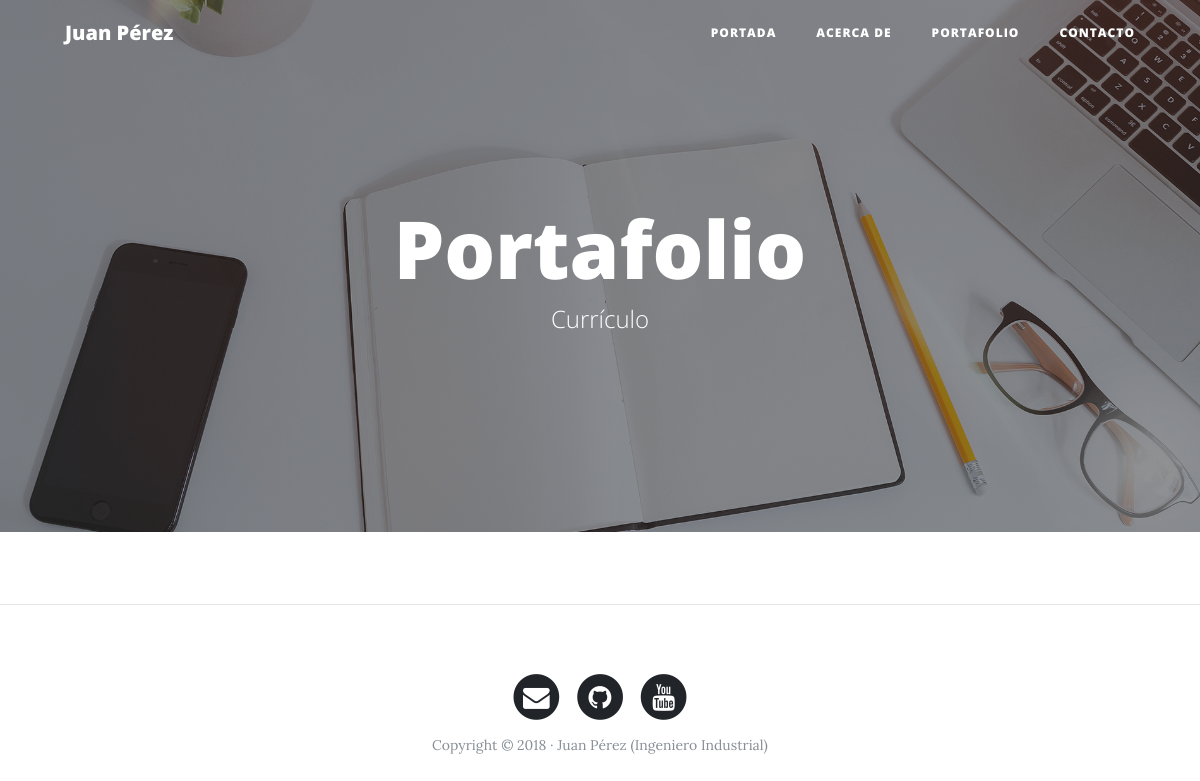
/portfolio/, run on an earlier commit of the app's database.
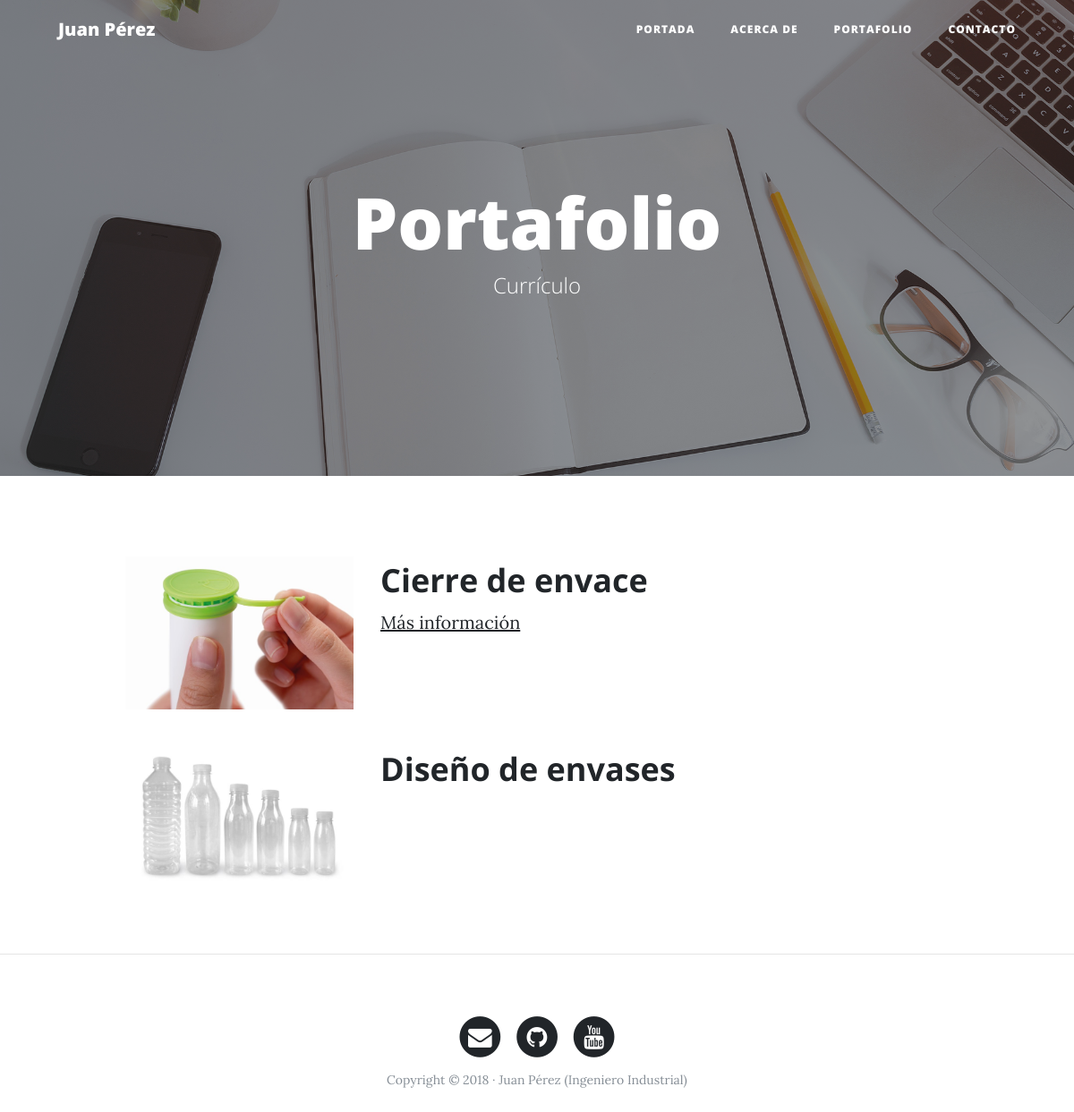
And on a later commit of the database.
### portfolio/models.py (models this page shows, shortened)
class Project(models.Model):
    title= models.CharField(max_length=200, verbose_name="Titulo")
    decription= models.TextField(verbose_name="Descripcion")
    image= models.ImageField(verbose_name="imagen", upload_to="projects")
    link=models.URLField(verbose_name="Direccion web", null=True, blank=True)
    created=models.DateTimeField(auto_now_add=True, verbose_name="fecha de creacion")
    updated=models.DateTimeField(auto_now=True, verbose_name="ultima actualizacion")
    class Meta:
        verbose_name="Proyecto"
        verbose_name_plural="Proyectos"
        ordering=["-created"]

### portfolio/views.py (the view)
# urls.py: path('portfolio/', portfolio_views.portfolio, name='portfolio'),
def portfolio(request):
    projects=Project.objects.all()
    return render(request,"portfolio/portfolio.html",{'projects':projects})

### portfolio/templates/portfolio/portfolio.html (shortened to what this page needs)
{% extends 'core/base.html' %}
{% block background %}{% load static %}{% static 'core/img/portfolio-bg.jpg' %}{% endblock %}
{% block headers %}
    <h1>Portafolio</h1>
	<span class="subheading">Currículo</span>
{% endblock %}
{% block content %}
{% for project in projects %}
    <div class="row project">
        <div class="col-lg-3 col-md-4 offset-lg-1">
                <img class="img-fluid" src="{{project.image.url}}" alt="">
        </div>
        <div class="col-lg-7 col-md-8">
            <h2 class="section-heading title">{{project.title}}</h2>
            {% if project.link %}
            <p><a href="{{project.link}}">Más información</a></p>
            {% endif %}
        </div>
        </div>
        {% endfor %}
{% endblock %}

### core/templates/core/base.html (shortened to what this page needs)
<!DOCTYPE html>
<html lang="es">
  <head>
    {% load static %}
    <link href="{% static 'core/vendor/bootstrap/css/bootstrap.min.css' %}" rel="stylesheet">
    <link href="{% static 'core/vendor/font-awesome/css/font-awesome.min.css' %}" rel="stylesheet" type="text/css">
    <link href="{% static 'core/css/clean-blog.min.css' %}" rel="stylesheet">
  </head>
  <body>
    <nav class="navbar navbar-expand-lg navbar-light fixed-top" id="mainNav">
      <div class="container">
        <a class="navbar-brand" href="{% url 'home' %}">Juan Pérez</a>
        <div class="collapse navbar-collapse" id="navbarResponsive">
          <ul class="navbar-nav ml-auto">
            <li class="nav-item">
              <a class="nav-link" href="{% url 'home' %}">Portada</a>
            </li>
            <li class="nav-item">
              <a class="nav-link" href="{% url 'about' %}">Acerca de</a>
            </li>
            <li class="nav-item">
              <a class="nav-link" href="{% url 'portfolio' %}">Portafolio</a>
            </li>
            <li class="nav-item">
              <a class="nav-link" href="{% url 'contact' %}">Contacto</a>
            </li>
          </ul>
        </div>
      </div>
    </nav>
    <header class="masthead" style="background-image: url('{% block background %}{% endblock %}')">
      <div class="overlay"></div>
      <div class="container">
        <div class="row">
          <div class="col-lg-8 col-md-10 mx-auto">
            <div class="site-heading">
              {% block headers %}{% endblock %}
            </div>
          </div>
        </div>
      </div>
    </header>
        <div class="container">
            {% block content %}{% endblock %}
        </div>
    {% if request.path != "/" %}<hr>{% endif %}
    <footer>
      <div class="container">
        <div class="row">
          <div class="col-lg-8 col-md-10 mx-auto">
            <ul class="list-inline text-center">
              <li class="list-inline-item">
                <a href="#">
                  <span class="fa-stack fa-lg">
                    <i class="fa fa-circle fa-stack-2x"></i>
                    <i class="fa fa-envelope fa-stack-1x fa-inverse"></i>
                  </span>
                </a>
              </li>
              <li class="list-inline-item">
                <a href="#">
                  <span class="fa-stack fa-lg">
                    <i class="fa fa-circle fa-stack-2x"></i>
                    <i class="fa fa-github fa-stack-1x fa-inverse"></i>
                  </span>
                </a>
              </li>
              <li class="list-inline-item">
                <a href="#">
                  <span class="fa-stack fa-lg">
                    <i class="fa fa-circle fa-stack-2x"></i>
                    <i class="fa fa-youtube fa-stack-1x fa-inverse"></i>
                  </span>
                </a>
              </li>
            </ul>
            <p class="copyright text-muted">Copyright &copy; 2018 · Juan Pérez (Ingeniero Industrial) </p>
          </div>
        </div>
      </div>
    </footer>
  </body>
</html>

What changed in the data, as far as the page shows it:
added Project: image (picture), title "Cierre de envace"
added Project: image (picture), title "Diseño de envases"
